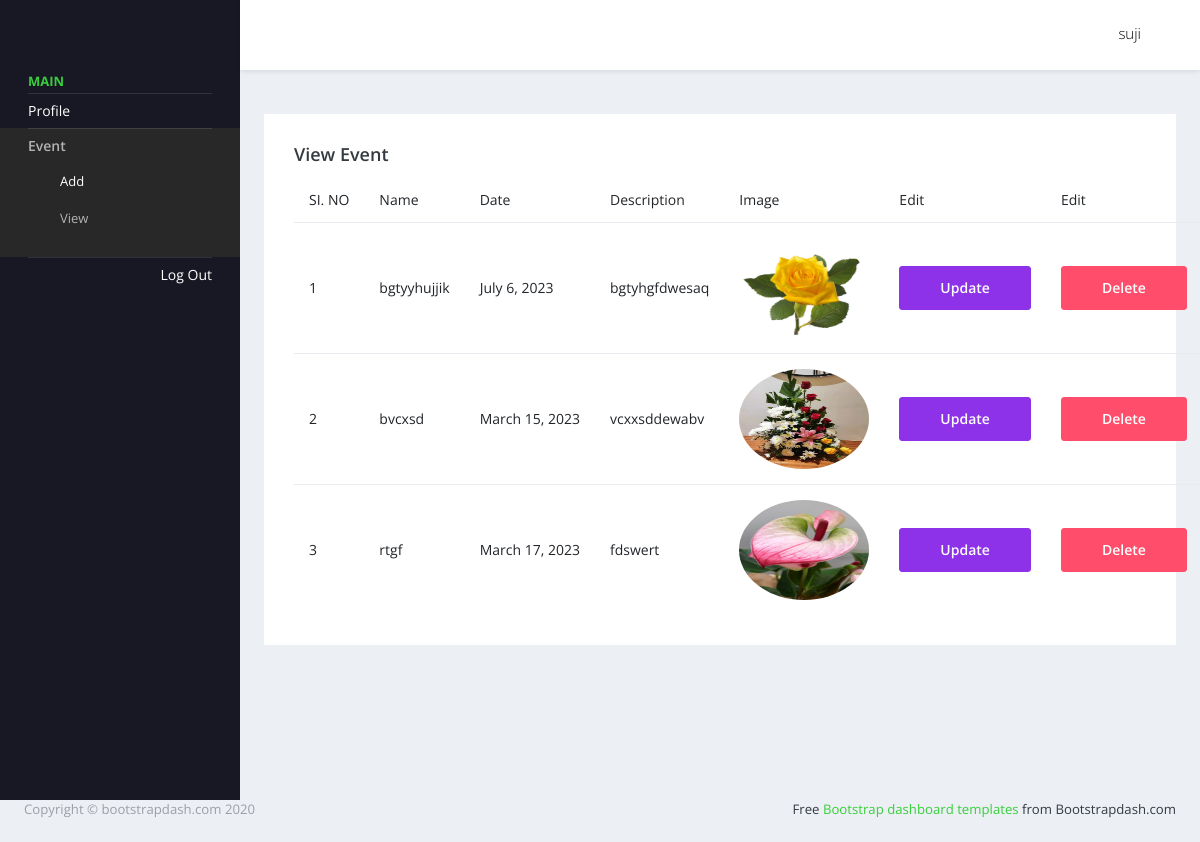
/viewevent (signed in), run on an earlier commit of the app's database.
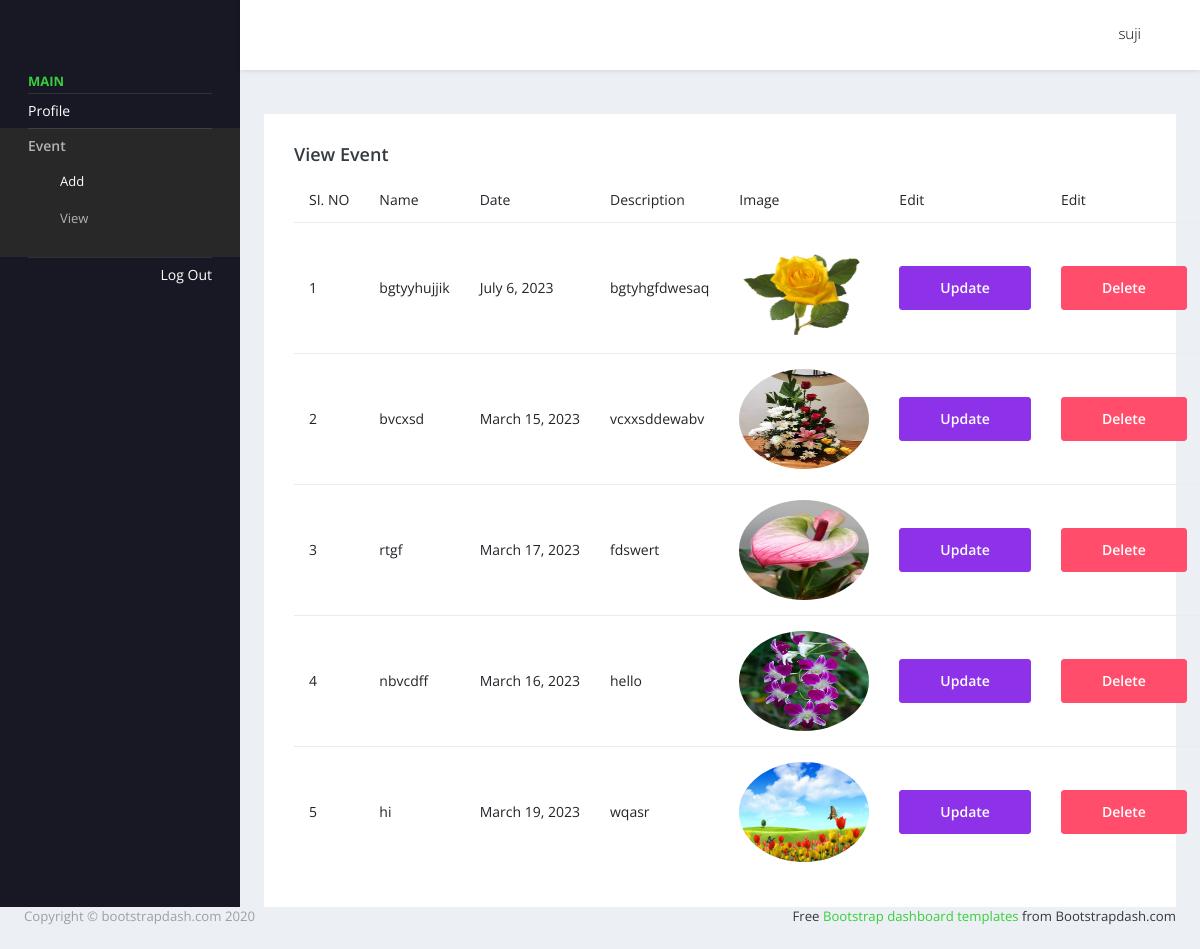
And on a later commit of the database.
### myapp/models.py (models this page shows, shortened)
class eventadd(models.Model):
    user = models.ForeignKey(Login, on_delete=models.CASCADE, null=True, blank=True)
    name = models.CharField(max_length=30)
    date = models.DateField()
    description = models.TextField(max_length=200, null=True, blank=True)
    image = models.ImageField()

### myapp/views.py (the view)
# urls.py: path('viewevent', views.viewevent, name='viewevent'),
def viewevent(request):
    u = request.user
    data = eventadd.objects.filter(user=u)
    return render(request,'userpages/viewevent.html',{'data':data})

### templates/userpages/viewevent.html (shortened to what this page needs)
{% extends 'userpages/userhome.html' %}
{% load crispy_forms_tags %}
{% block content %}
<div class="card">
  <div class="card-body">
    <h4 class="card-title">View Event</h4>
       <table class="table" >
         <thead>
         <tr>
           <th> SI. NO </th>
           <th> Name </th>
           <th> Date </th>
           <th> Description </th>
           <th> Image </th>
           <th> Edit </th>
           <th> Edit </th>
         </tr>
         </thead>
         <tbody>
         {% for i in data %}
         <tr>
             <td>{{ forloop.counter }}</td>
             <td>{{i.name}}</td>
             <td>{{i.date}} </td>
             <td>{{i.description}}</td>
             <td><img style="height:100px;width:130px;" src="{{i.image.url}}"></td>
             <td><a href="{% url 'eventupdate' i.id %}"><button class="btn btn-info" type="submit">Update</button></a></td>
             <td><a href="{% url 'eventdelete' i.id %}"><button class="btn btn-danger" type="submit">Delete</button></a></td>
         </tr>
         {% endfor %}
         </tbody>
       </table>
  </div>
</div>
{% endblock %}

What changed in the data, as far as the page shows it:
added eventadd: name "nbvcdff", date "March 16, 2023", description "hello", image (picture)
added eventadd: name "hi", date "March 19, 2023", description "wqasr", image (picture)
